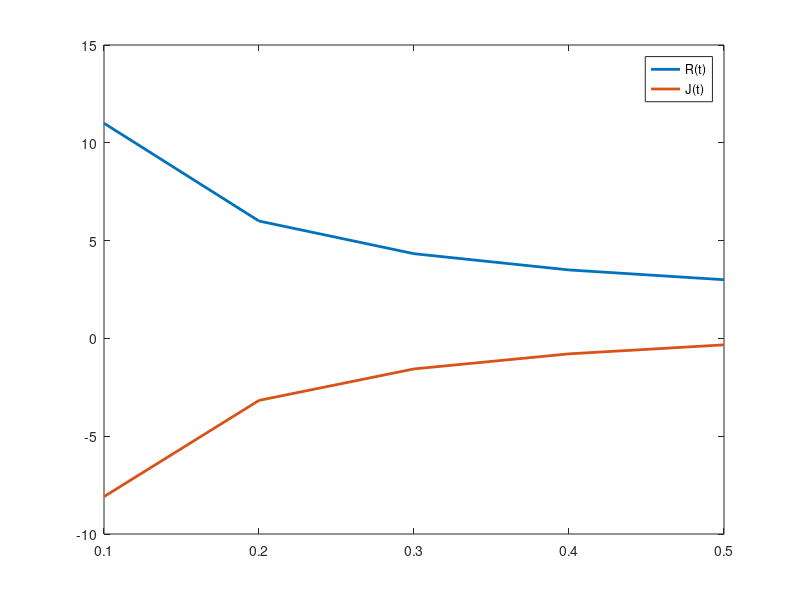

Source code (MATLAB):
R = [11 6 4.33 3.5 3]
J = [-8.09 -3.17 -1.56 -0.79 -0.33]
figure
plot([0.1 0.2 0.3 0.4 0.5], R, 'LineWidth', 2)
hold on
plot([0.1 0.2 0.3 0.4 0.5], J, 'LineWidth', 2)
hold off
legend({'R(t)','J(t)'},'Location','northeast')
